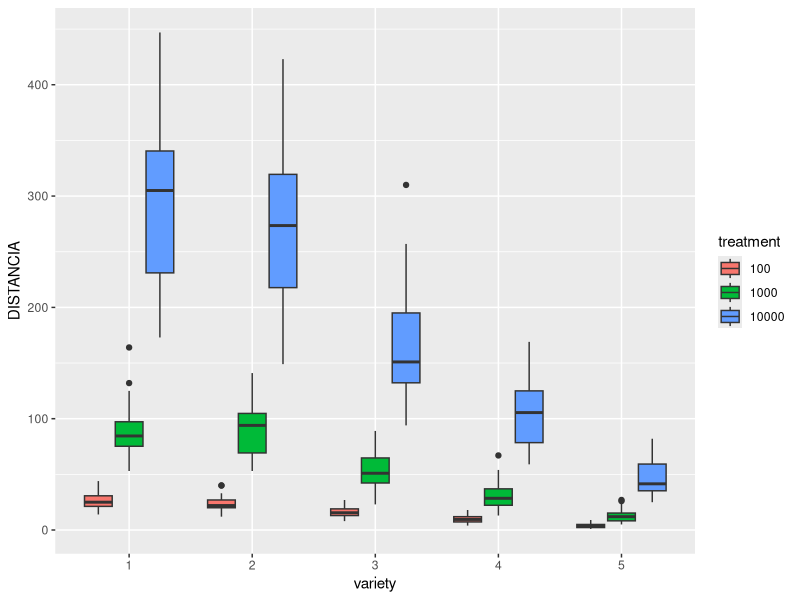

Reproduce this figure in R.
p1=c(0,0)
cor=30
dur <- c(100,1000,10000)
num_ejes<-5
eje<-0
#DISTANCIA=rep(0,cor*num_ejes*length(dur))
DISTANCIA=numeric()
mayor<-array(rep(0,cor*num_ejes*length(dur)),dim=c(cor,num_ejes,length(dur)))
pos<- array(rep(0, cor*num_ejes*num_ejes), dim=c(cor,num_ejes, num_ejes))
 
  for(p in dur){
  for (pasos in 1:p) {
  for (caminata in 1:cor){
  for (e in 1:num_ejes){
    eje<-round(runif(1,1,e))
     
      if (runif(1) < 0.5){
      pos[caminata,eje,e] <- pos[caminata,eje,e] + 1
      }
      else{
       pos[caminata,eje,e]<- pos[caminata,eje,e] - 1
      }
   manhattan = sum(abs(pos[caminata,e,])) # suma de los valores absolutos
    
   
 if (p==100){
  j=1
}
  if (p==1000){
  j=2
}
  if (p==10000){
  j=3
}
 mayor[caminata,e,j] = max(mayor[caminata,e,j], manhattan)
}} 
}
}
for (i in 1:num_ejes){
 for (j in 1:length(dur)){
  D=c(mayor[,i,j])
DISTANCIA=c(DISTANCIA,D)
}}
variety=as.factor(c(rep(1:num_ejes, each=cor*length(dur))))
treatment=rep(c("100","1000","10000"),each=cor)
data=data.frame(variety, treatment,DISTANCIA)
library(ggplot2)
 # grouped boxplot
 ggplot(data, aes(x=variety, y=DISTANCIA, fill=treatment)) +
geom_boxplot()
